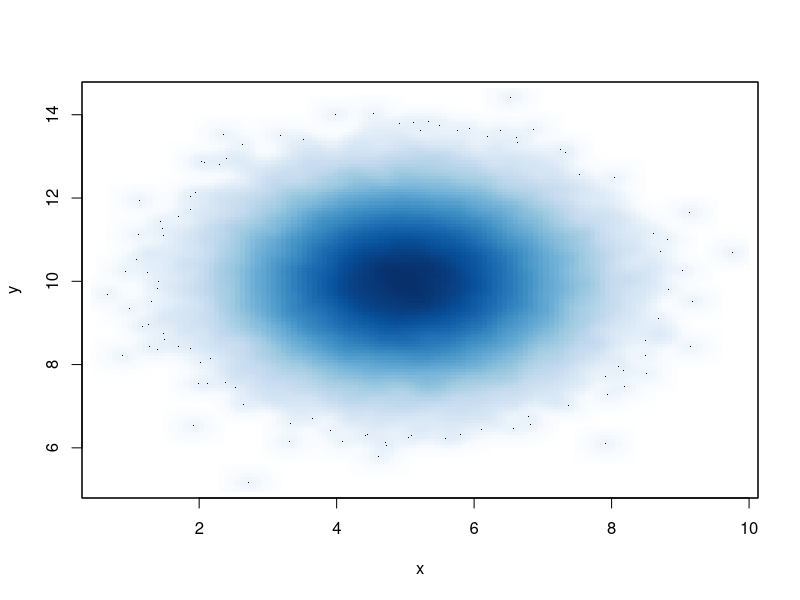
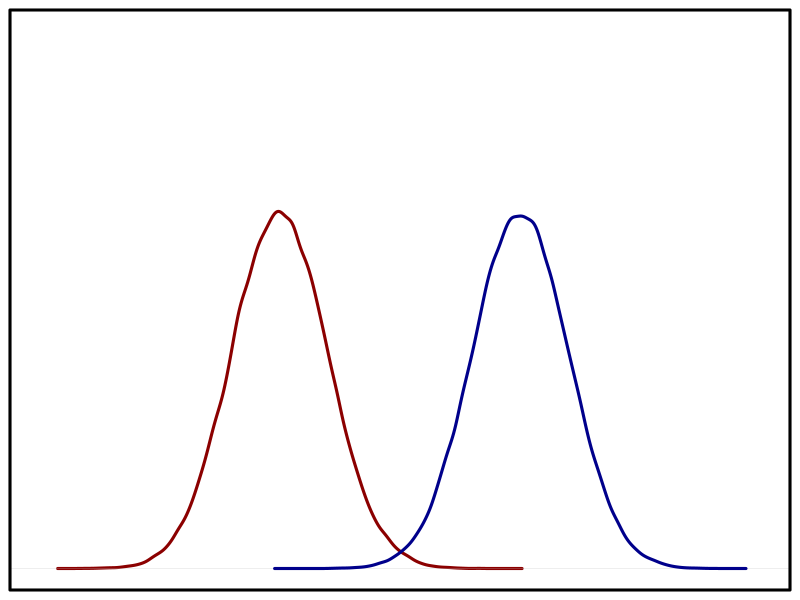
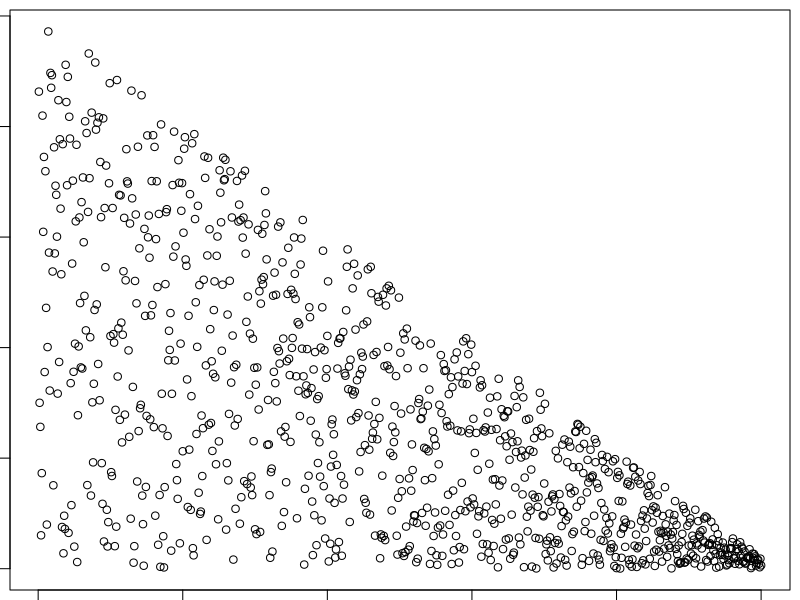
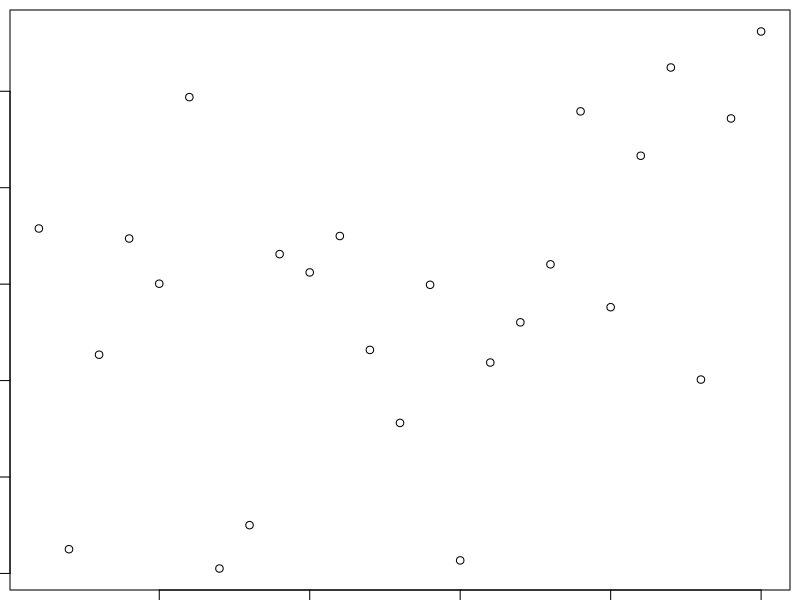
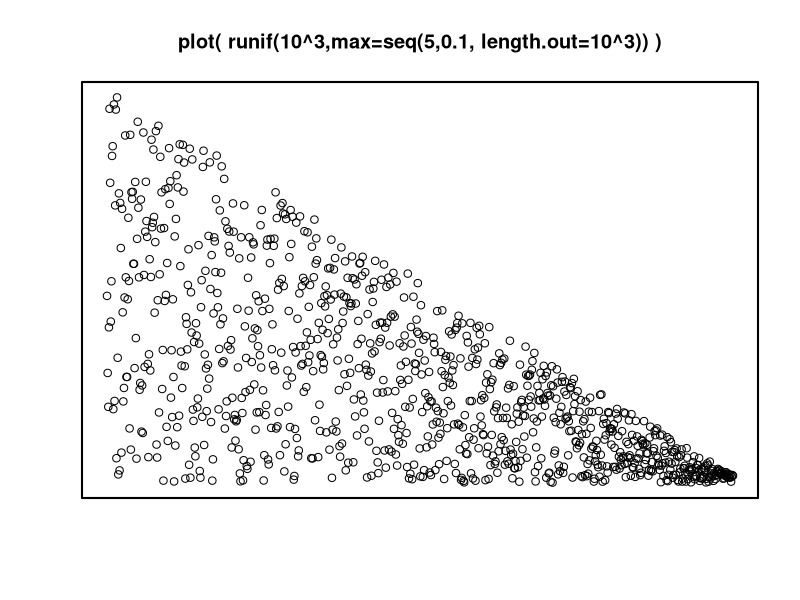
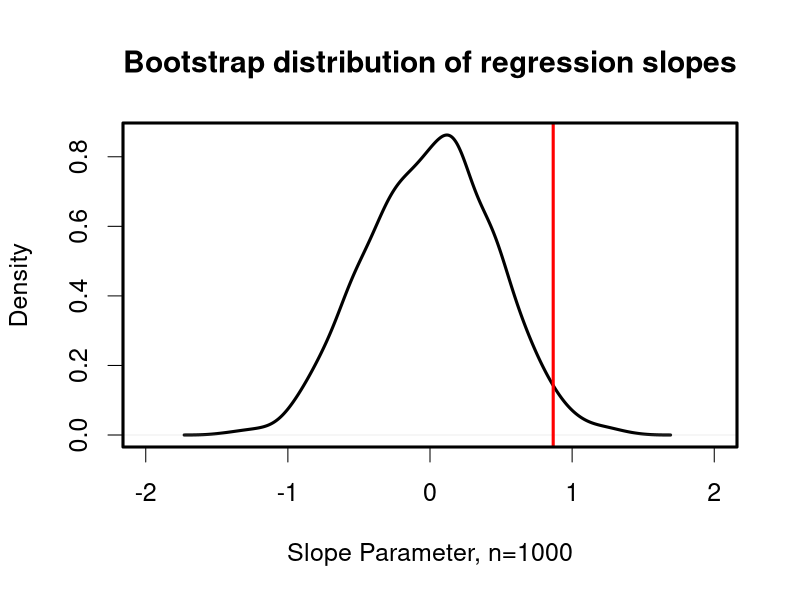

Reproduce these figures in R, in order.

setwd('~/Dropbox/Documents/statsforbios')

x <- rnorm(100000,5)
y <- rnorm(100000,10)

smoothScatter(x,y)


par(mar=c(0,0,0,0)+0.5)
plot(density(x), lwd=3, col='DarkRed', xaxt='n', yaxt='n',main='',xlab='',ylab='', xlim=c(0,15), ylim=c(0,0.6))
lines(density(y), col='DarkBlue', lwd=3)
box(lwd=3)




###############################################################################

plot( runif(10^3,max=seq(5,0.1, length.out=10^3)) )


png('quantileReg.png')
plot( runif(10^3,max=seq(5,0.1, length.out=10^3)), main='plot( runif(10^3,max=seq(5,0.1, length.out=10^3)) )', xlab='', ylab='', xaxt='n',yaxt='n' )
box(lwd=2)
dev.off()

##################################################################################


x<-1:25;y<-x+rnorm(25,0,15)

b<-ecdf(replicate(1000,lm(y~sample(x,25,T))$coef[2]))

p<-1-b(lm(y~x)$coef[2])



png('bootstrapReg.png')
par(cex=1.5)
plot(density(replicate(1000,lm(y~sample(x,25,T))$coef[2])), xlim=c(-2,2), main='Bootstrap distribution of regression slopes', lwd=3, xlab='Slope Parameter, n=1000')
abline(v=lm(y~x)$coef[2], col='Red', lwd=3)
box(lwd=3)
dev.off()

plot(y~x)
